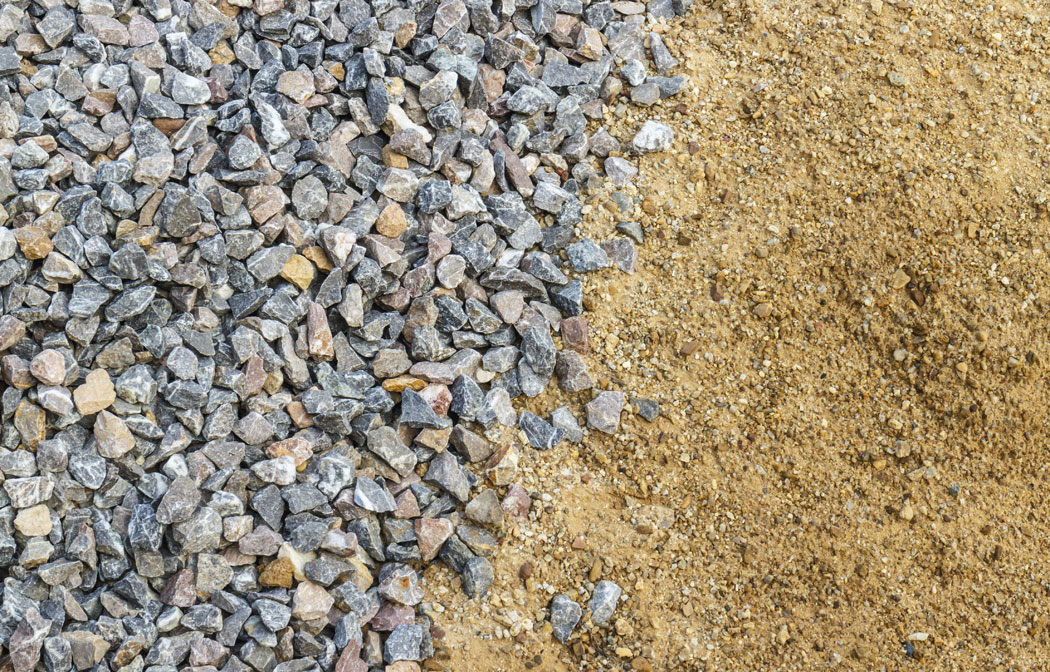
#> input picture Benjamin/stenbilleder.jpg, 1050 x 672 px, found by its file name
$ python TestLort.py
#> lines starting #> are read from the running program, lines starting #| are printed output that depends on the picture
import cv2 as cv
import numpy as np

# Load the YUV image

bgr_image = cv.imread('Benjamin\stenbilleder.jpg')
#> bgr_image is the input picture: shape (672, 1050, 3); mean B, G, R 121.4, 144.5, 157.3

yuv_image = cv.cvtColor(bgr_image, cv.COLOR_BGR2YUV)
#> yuv_image: shape (672, 1050, 3); mean of channels 0, 1, 2 145.7, 116, 138.2

# Split the YUV image into its Y, U, and V components
y, u, v = cv.split(yuv_image)
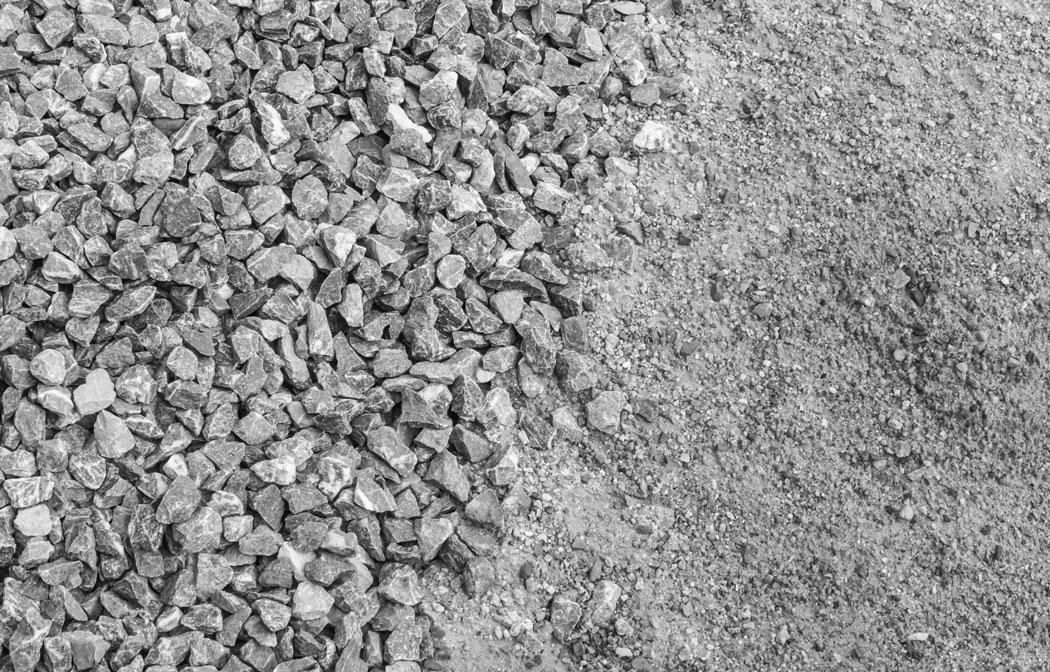
#> y: shape (672, 1050); min 0, max 255, mean 145.7
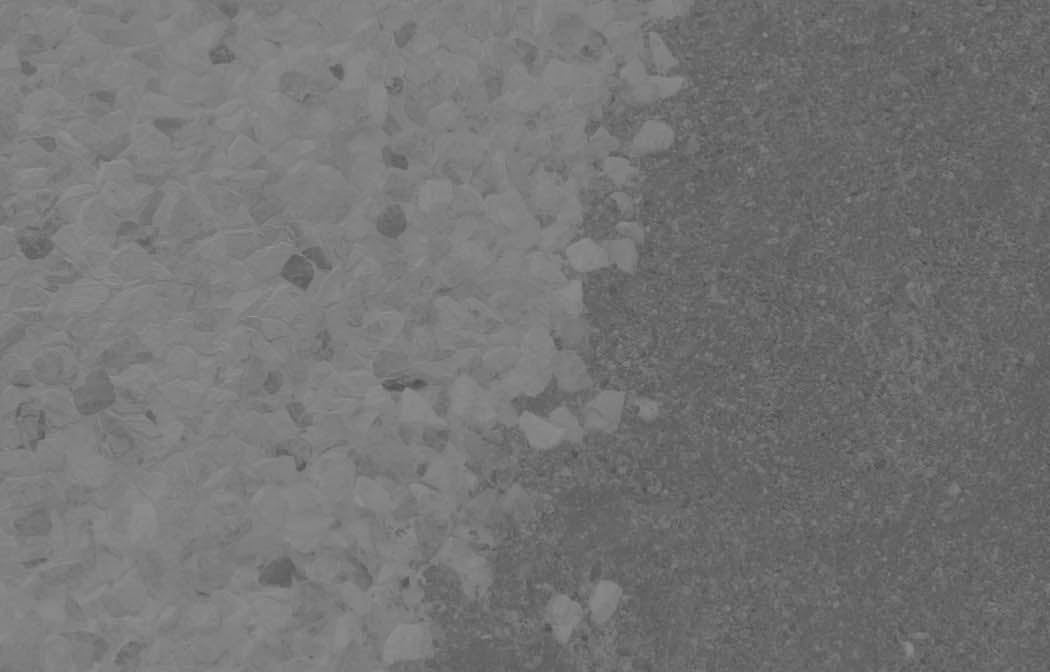
#> u: shape (672, 1050); min 71, max 150, mean 116
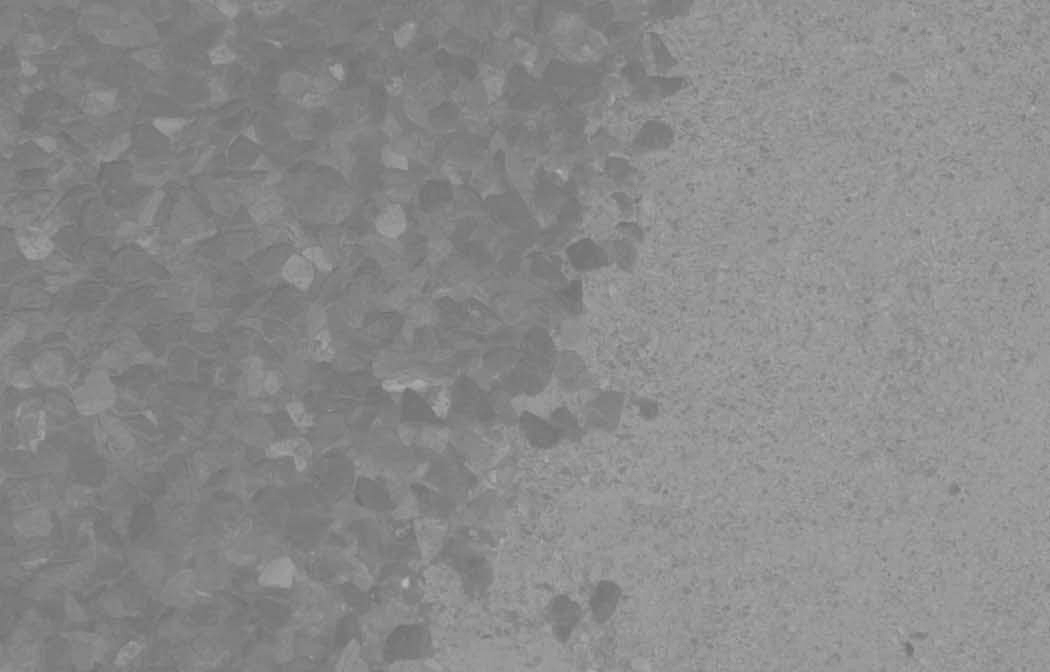
#> v: shape (672, 1050); min 107, max 186, mean 138.2

# Create placeholder images for Y and V components with all zeros
y_color = np.zeros_like(y)
v_color = np.zeros_like(v)

# Merge the Y, U, and V components to create a BGR color image
yuv_color_image = cv.merge((y, u, v))

# Convert the YUV color image to RGB
rgb_image = cv.cvtColor(yuv_color_image, cv.COLOR_YUV2BGR)
# Create color-mapped images for U and V components

u_color = cv.applyColorMap(u, cv.COLORMAP_JET)  # Blue-Yellow gradient
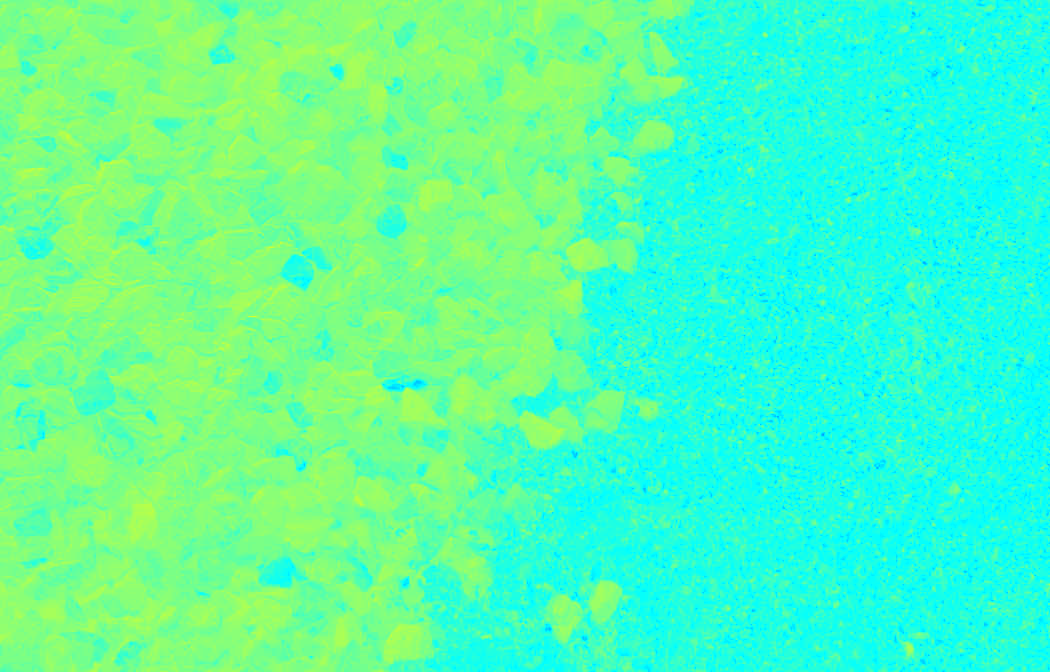
#> u_color: shape (672, 1050, 3); mean B, G, R 173.6, 254.7, 82.3
v_color = cv.applyColorMap(v, cv.COLORMAP_HOT)   # Red-Green gradient
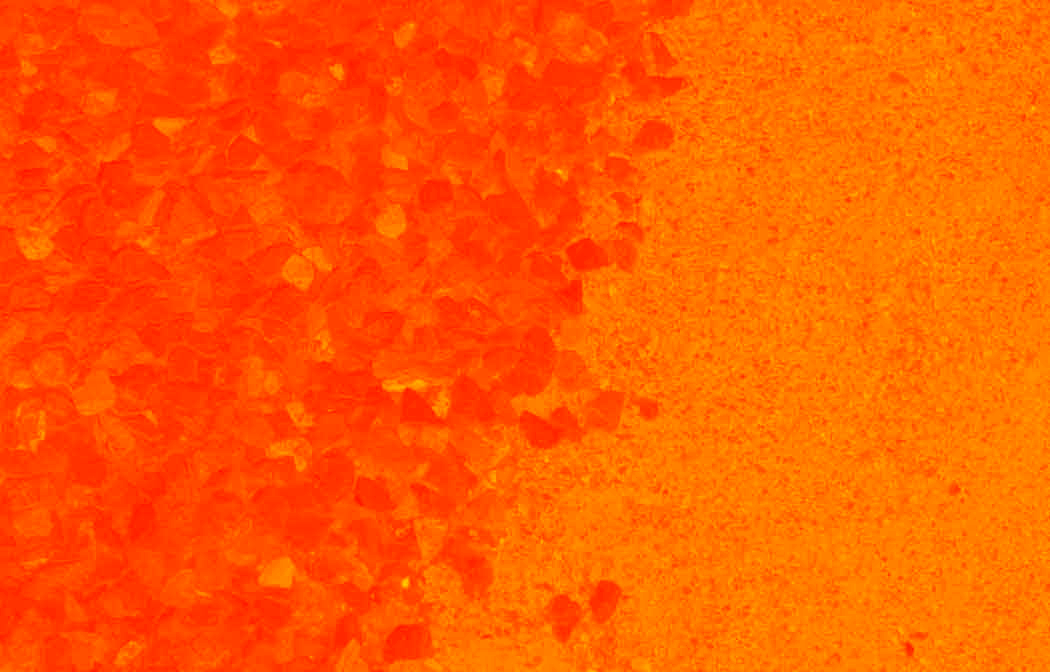
#> v_color: shape (672, 1050, 3); mean B, G, R 0, 90.5, 255

# Display the Y, U, and V components in separate windows
cv.imshow('Y Component (Luma)', y)
cv.imshow('U Component (Chroma Blue)', u_color)
cv.imshow('V Component (Chroma Red)', v_color)

# Display the RGB image for reference
cv.imshow('RGB Image', rgb_image)

# Wait for a key press and close all windows
cv.waitKey(0)
cv.destroyAllWindows()

$ run again, with Benjamin/lion.jpg copied over Benjamin/stenbilleder.jpg
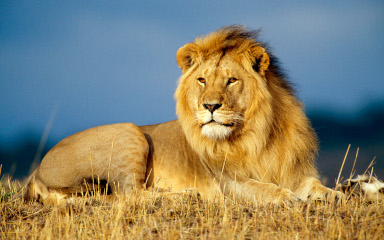
#> input picture Benjamin/lion.jpg, 384 x 240 px, found by its file name
#> bgr_image is the input picture: shape (240, 384, 3); mean B, G, R 109.9, 131.4, 134.7
#> yuv_image: shape (240, 384, 3); mean of channels 0, 1, 2 129.9, 118.2, 132.2
#> `u_color = cv.applyColorMap(u, cv.COLORMAP_JET)`:
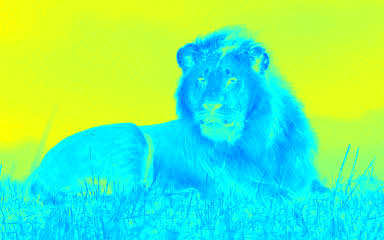
#> u_color: shape (240, 384, 3); mean B, G, R 149.4, 239.2, 106.2
#> `v_color = cv.applyColorMap(v, cv.COLORMAP_HOT)`:
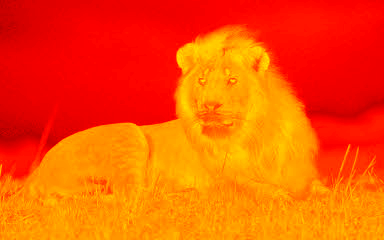
#> v_color: shape (240, 384, 3); mean B, G, R 0, 81, 249.6
